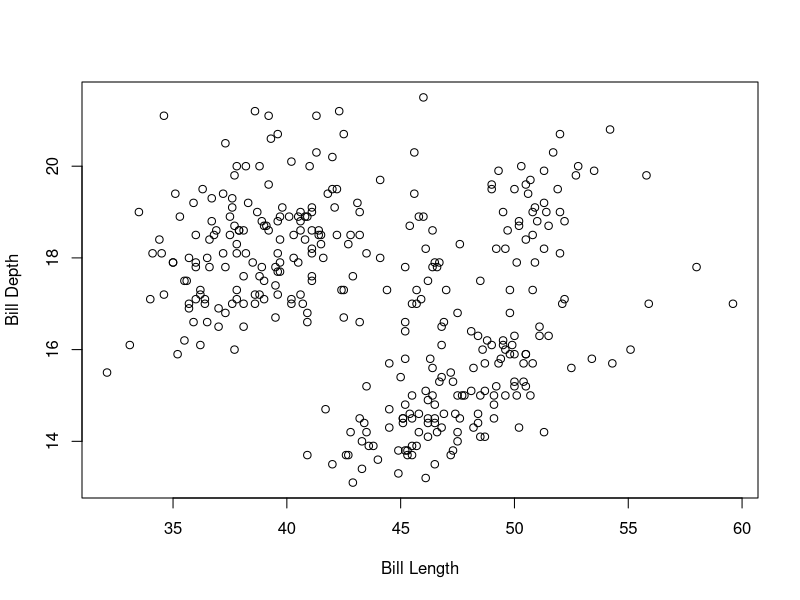

This chart was generated by the following R code:
## ---- chunk 1
knitr::opts_chunk$set(echo = TRUE)


## ---- chunk 2

library("palmerpenguins")

palmerpenguins::penguins

##Get a descriptive summary of the penguins dataset
summary(penguins)

##Check how many columns does penguins dataset has?
head(penguins)

##Check how many rows does the penguins dataset has?
nrow(penguins)

Mean_Penguins <- mean(penguins, body_mass_g, na.rm = TRUE)
## ---- chunk 3
library("palmerpenguins")

plot(penguins$bill_length_mm,penguins$bill_depth_mm, xlab = "Bill Length", ylab= "Bill Depth")



